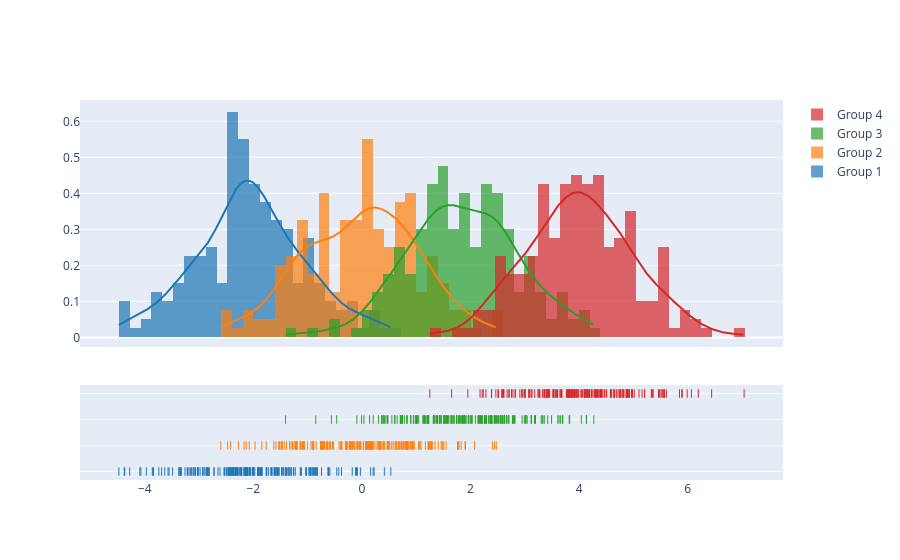

Write notebook code for a chart like this one.
### Code cell
import plotly.figure_factory as ff

# Add histogram data
x1 = np.random.randn(200) - 2
x2 = np.random.randn(200)
x3 = np.random.randn(200) + 2
x4 = np.random.randn(200) + 4

# Group data together
hist_data = [x1, x2, x3, x4]

group_labels = ['Group 1', 'Group 2', 'Group 3', 'Group 4']

# Create distplot with custom bin_size
fig = ff.create_distplot(hist_data, group_labels, bin_size=.2)
fig.show()

### Figure 1 — Plotly figure (JSON) as saved in the notebook; plotly's stock layout.template omitted (floating-point values rounded to 4 significant figures; data arrays with more than 128 entries replaced by an {"elided": "..."} marker saying what was removed)
{"data": [{"autobinx": false, "histnorm": "probability density", "legendgroup": "Group 1", "marker": {"color": "rgb(31, 119, 180)"}, "name": "Group 1", "opacity": 0.7, "type": "histogram", "x": {"elided": "200 float values"}, "xaxis": "x", "xbins": {"end": 0.5322, "size": 0.2, "start": -4.477}, "yaxis": "y"}, {"autobinx": false, "histnorm": "probability density", "legendgroup": "Group 2", "marker": {"color": "rgb(255, 127, 14)"}, "name": "Group 2", "opacity": 0.7, "type": "histogram", "x": {"elided": "200 float values"}, "xaxis": "x", "xbins": {"end": 2.474, "size": 0.2, "start": -2.6}, "yaxis": "y"}, {"autobinx": false, "histnorm": "probability density", "legendgroup": "Group 3", "marker": {"color": "rgb(44, 160, 44)"}, "name": "Group 3", "opacity": 0.7, "type": "histogram", "x": {"elided": "200 float values"}, "xaxis": "x", "xbins": {"end": 4.271, "size": 0.2, "start": -1.407}, "yaxis": "y"}, {"autobinx": false, "histnorm": "probability density", "legendgroup": "Group 4", "marker": {"color": "rgb(214, 39, 40)"}, "name": "Group 4", "opacity": 0.7, "type": "histogram", "x": {"elided": "200 float values"}, "xaxis": "x", "xbins": {"end": 7.039, "size": 0.2, "start": 1.25}, "yaxis": "y"}, {"legendgroup": "Group 1", "marker": {"color": "rgb(31, 119, 180)"}, "mode": "lines", "name": "Group 1", "showlegend": false, "type": "scatter", "x": {"elided": "500 float values"}, "xaxis": "x", "y": {"elided": "500 float values"}, "yaxis": "y"}, {"legendgroup": "Group 2", "marker": {"color": "rgb(255, 127, 14)"}, "mode": "lines", "name": "Group 2", "showlegend": false, "type": "scatter", "x": {"elided": "500 float values"}, "xaxis": "x", "y": {"elided": "500 float values"}, "yaxis": "y"}, {"legendgroup": "Group 3", "marker": {"color": "rgb(44, 160, 44)"}, "mode": "lines", "name": "Group 3", "showlegend": false, "type": "scatter", "x": {"elided": "500 float values"}, "xaxis": "x", "y": {"elided": "500 float values"}, "yaxis": "y"}, {"legendgroup": "Group 4", "marker": {"color": "rgb(214, 39, 40)"}, "mode": "lines", "name": "Group 4", "showlegend": false, "type": "scatter", "x": {"elided": "500 float values"}, "xaxis": "x", "y": {"elided": "500 float values"}, "yaxis": "y"}, {"legendgroup": "Group 1", "marker": {"color": "rgb(31, 119, 180)", "symbol": "line-ns-open"}, "mode": "markers", "name": "Group 1", "showlegend": false, "type": "scatter", "x": {"elided": "200 float values"}, "xaxis": "x", "y": {"elided": "200 str values"}, "yaxis": "y2"}, {"legendgroup": "Group 2", "marker": {"color": "rgb(255, 127, 14)", "symbol": "line-ns-open"}, "mode": "markers", "name": "Group 2", "showlegend": false, "type": "scatter", "x": {"elided": "200 float values"}, "xaxis": "x", "y": {"elided": "200 str values"}, "yaxis": "y2"}, {"legendgroup": "Group 3", "marker": {"color": "rgb(44, 160, 44)", "symbol": "line-ns-open"}, "mode": "markers", "name": "Group 3", "showlegend": false, "type": "scatter", "x": {"elided": "200 float values"}, "xaxis": "x", "y": {"elided": "200 str values"}, "yaxis": "y2"}, {"legendgroup": "Group 4", "marker": {"color": "rgb(214, 39, 40)", "symbol": "line-ns-open"}, "mode": "markers", "name": "Group 4", "showlegend": false, "type": "scatter", "x": {"elided": "200 float values"}, "xaxis": "x", "y": {"elided": "200 str values"}, "yaxis": "y2"}], "layout": {"barmode": "overlay", "hovermode": "closest", "legend": {"traceorder": "reversed"}, "xaxis": {"anchor": "y2", "domain": [0.0, 1.0], "zeroline": false}, "yaxis": {"anchor": "free", "domain": [0.35, 1], "position": 0.0}, "yaxis2": {"anchor": "x", "domain": [0, 0.25], "dtick": 1, "showticklabels": false}}}
